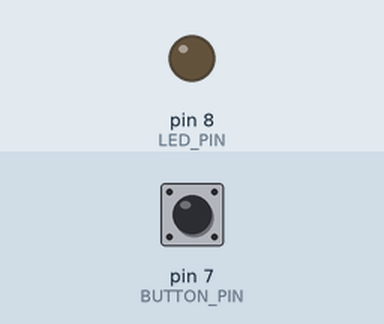
Simulated run of this program. Board: Arduino Uno, built with avr-gcc and run on an emulated ATmega328P. Shown: output pins drawn as LEDs (lit = HIGH). The inputs (shaded band) are chosen by the test bench; at power-on: pin 7 (BUTTON_PIN) LOW.

Above: at 1.2 s.
1.3 s: pin 7 (BUTTON_PIN) pulled HIGH for 0.15 s
At 1.9 s:
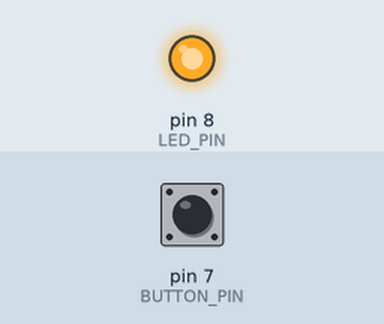
3.0 s: pin 7 (BUTTON_PIN) pulled HIGH for 1 s
At 5.3 s:
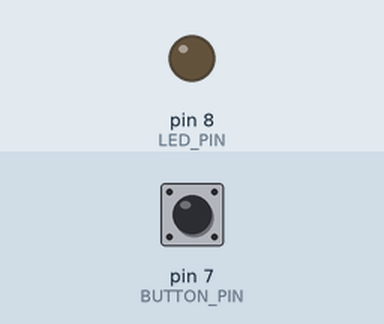
5.6 s: pin 7 (BUTTON_PIN) pulled HIGH for 3.2 s
At 9.3 s:
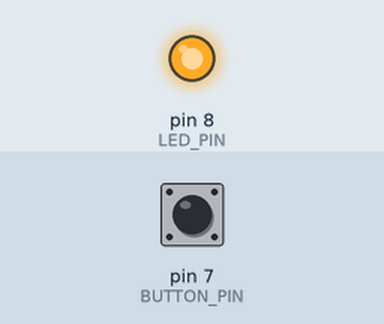
Timing chart, 0 to 10.8 s (numbered marks = the images above; inputs shaded):
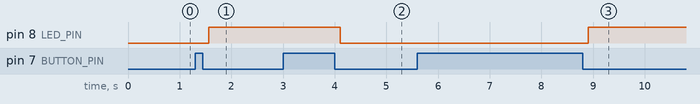

The program:

main.cpp
```cpp
#include <Arduino.h>

int const BUTTON_PIN = 7;
int const LED_PIN = 8;

int pendingChange = LOW;
int ledState = LOW;
int lastButtonState = LOW;
unsigned int lastDebounceTime = 0;
unsigned int debounceDelay = 100;

void setup()
{
  pinMode(BUTTON_PIN, INPUT);
  pinMode(LED_PIN, OUTPUT);
}

void loop()
{
  int buttonState = digitalRead(BUTTON_PIN);

  if (buttonState != lastButtonState)
  {
    lastDebounceTime = millis();
  }
  else if (millis() - lastDebounceTime > debounceDelay)
  {
    if (buttonState == HIGH)
    {
      pendingChange = HIGH;
    }

    if (buttonState == LOW && pendingChange == HIGH)
    {
      ledState = !ledState;
      digitalWrite(LED_PIN, ledState);
      pendingChange = LOW;
    }
  }

  lastButtonState = buttonState;

  delay(10); // Small delay to prevent bouncing
}
```

Measured:
- after the input at 1.3 s, pin 8 (LED_PIN): LOW → HIGH after 0.26 s
- after the input at 3.0 s, pin 8 (LED_PIN): HIGH → LOW after 1.1 s
- after the input at 5.6 s, pin 8 (LED_PIN): LOW → HIGH after 3.3 s
